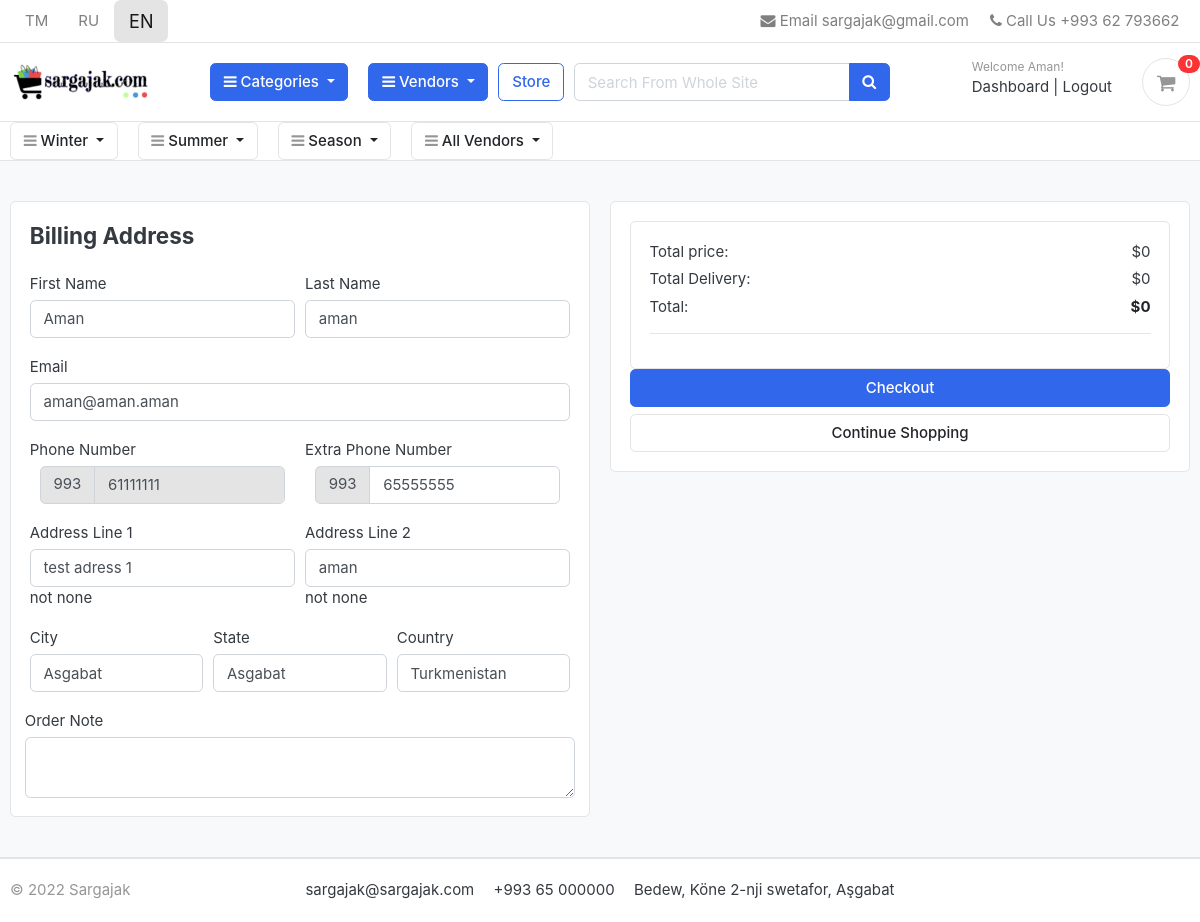
Page /en/cart/checkout/ (signed in) on the committed database.
### accounts/models.py (models this page shows, shortened)
class Account(AbstractBaseUser):
    first_name      = models.CharField(max_length=50)
    last_name       = models.CharField(max_length=50)
    username       = models.CharField(max_length=50, unique=True)
    email           = models.EmailField(max_length=100, unique=True)
    phone_number    = models.CharField(max_length=50, unique=True)
    date_joined     = models.DateTimeField(auto_now_add=True)
    last_login      = models.DateTimeField(auto_now_add=True)
    is_admin        = models.BooleanField(default=False)
    is_staff        = models.BooleanField(default=False)
    is_active       = models.BooleanField(default=False)
    is_superadmin   = models.BooleanField(default=False)
    is_vendor       = models.BooleanField(default=False)
    USERNAME_FIELD  = 'phone_number'
    REQUIRED_FIELDS = ['first_name', 'last_name', 'email', 'username']
    objects = MyAccountManager()

class BillingAddress(models.Model):
    user            = models.OneToOneField(Account, on_delete=models.CASCADE)
    phone_extra     = models.CharField(max_length=15, blank=True, null=True, default='')
    address_line_1  = models.CharField(max_length=50)
    address_line_2  = models.CharField(max_length=50, blank=True, null=True, default='')
    city            = models.CharField(max_length=50)
    state           = models.CharField(max_length=50, blank=True, null=True, default='')
    country         = models.CharField(max_length=50, blank=True, default='Turkmenistan')

### category/models.py (models this page shows, shortened)
class Category(MPTTModel):
    name = models.CharField(max_length=50)
    parent = TreeForeignKey('self', on_delete=models.CASCADE, null=True, blank=True, related_name='children')
    slug = models.SlugField(max_length=100, unique=True, blank=True)
    description = models.TextField(max_length=250, blank=True)
    image = ResizedImageField(size=[500,500], upload_to='photos/categories', default='photos/categories/default.jpg', blank=True, null=True)
    class Meta:
        verbose_name = 'category'
        verbose_name_plural = 'categories'
        constraints = [UniqueConstraint(fields=['parent', 'slug'], name='parentslug'),]
    class MPTTMeta:
        order_insertion_by = ['name']
    def get_url(self):
        return reverse('products_by_category', args=[self.get_slug_list()[-1],])
    def get_slug_list(self):
        try:
            ancestors = self.get_ancestors(include_self=True)
        except:
            ancestors = []
        else:
            ancestors = [i.slug for i in ancestors]
        slugs = []
        for i in range(len(ancestors)):
            slugs.append('/'.join(ancestors[:i+1]))
        return slugs

### carts/views.py (the view, shortened to what this page needs)
# urls.py: path('checkout/', views.checkout, name='checkout'),
@login_required(login_url='login')
def checkout(request, total=0, quantity=0, cart_items=None):
    current_user = request.user
    try:
        billingaddress = BillingAddress.objects.get(user=current_user)
    except:
        billingaddresses = BillingAddress.objects.filter(user=current_user)
        for billaddr in billingaddresses:
            billaddr.delete()
        billingaddress = BillingAddress()
        billingaddress.user = current_user
        billingaddress.save()
    try:
        tax = 0
        grand_total = 0
        if request.user.is_authenticated:
            cart_items = CartItem.objects.filter(user=request.user, is_active=True)
            vendors_dict = cart_vendor_info(cart_items=cart_items, user=request.user)
        else:
            cart = Cart.objects.get(cart_id=_cart_id(request))
            cart_items = CartItem.objects.filter(cart=cart, is_active=True)
            vendors_dict = cart_vendor_info(cart_items=cart_items, cart=cart)
        total_delivery = 0
        for v in vendors_dict:
            total_delivery += vendors_dict[v]['delivery']
        tax = (2 * total)/100
        grand_total = total + total_delivery
    except ObjectDoesNotExist:
        pass
    context = {
        'vendors_dict':vendors_dict,
        'cart_items':cart_items,
        'total':total,
        'quantity':quantity,
        'total_delivery':total_delivery,
        'grand_total':grand_total,
        'billingaddress':billingaddress,
    }
    return render(request, 'store/checkout.html', context)

### templates/store/checkout.html (shortened to what this page needs)
{% extends 'base.html' %}
{% load i18n %}
{% load static %}
{% block content %}
<section class="section-content padding-y bg">
    <div class="container">
    <div class="row">
        <aside class="col-lg-6">
            <div class="card">
                <div class="card-body">
            <form action="{% url 'place_order' %}" method="POST">
            <h4 class="card-title mb-4">{% translate 'Billing Address' %}</h4>
                <div class="form-row">
                    <div class="col form-group">
                        <label for="">{% translate 'First Name' %}</label>
                        <input type="text" name="first_name" class="form-control" value="{{ request.user.first_name }}" required>
                    </div>
                    <div class="col form-group">
                        <label for="">{% translate 'Last Name' %}</label>
                        <input type="text" name="last_name" class="form-control" value="{{ request.user.last_name }}" required>
                    </div>
                </div>
                <div class="form-row">
                    <div class="col form-group">
                        <label for="">{% translate 'Email' %}</label>
                        <input type="email" name="email" class="form-control"
                        value="{% if not request.user.email == 'None' %} {{ request.user.email }}{% endif %}">
                    </div>
                </div>
                    <div class="form-row">
                        <div class="col form-group">
                            <label for="">{% translate 'Phone Number' %}</label>
                            <div class="input-group col">
                                <div class="input-group-prepend">
                                    <div class="input-group-text">993</div>
                                </div>
                                <input type="tel" class="form-control" pattern="6[1-5]{1}[0-9]{6}" readonly
                                value="{{request.user.phone_number}}" name="phone_number">
                            </div>
                        </div>
                    <div class="col form-group">
                        <label for="">{% translate 'Extra Phone Number' %}</label>
                        <div class="input-group col">
                            <div class="input-group-prepend">
                                <div class="input-group-text">993</div>
                            </div>
                            <input type="tel" class="form-control" pattern="6[1-5]{1}[0-9]{6}"
                            value="{% if not billingaddress.phone_extra == 'None' %}{{ billingaddress.phone_extra }}{% endif %}" name="phone_extra">
                        </div>
                    </div>
                </div>
                <div class="form-row">
                    <div class="col form-group">
                        <label for="">{% translate 'Address Line 1' %}</label>
                        <input type="text" name="address_line_1" class="form-control"
                        value="{% if not billingaddress.address_line_1 == 'None' %}{{ billingaddress.address_line_1 }}{% endif %}" required>
                        {% if billingaddress.address_line_1 == 'None' %} none {% else %} not none {% endif %}
                    </div>
                    <div class="col form-group">
                        <label for="">{% translate 'Address Line 2' %}</label>
                        <input type="text" name="address_line_2" class="form-control"
                        value="{% if not billingaddress.address_line_2 == 'None' %}{{ billingaddress.address_line_2 }}{% endif %}" >
                        {% if billingaddress.address_line_2 == 'None' %} none {% else %} not none {% endif %}
                    </div>
                </div>
                <div class="form-row">
                    <div class="col form-group">
                        <label for="">{% translate 'City' %}</label>
                        <input type="text" name="city" class="form-control" required
                        value="{% if not billingaddress.city == 'None' %}{{ billingaddress.city }}{% endif %}">
                    </div>
                    <div class="col form-group">
                        <label for="">{% translate 'State' %}</label>
                        <input type="text" name="state" class="form-control"
                        value="{% if not billingaddress.state == 'None' %}{{ billingaddress.state }}{% endif %}">
                    </div>
                    <div class="col form-group">
                        <label for="">{% translate 'Country' %}</label>
                        <input type="text" name="country" class="form-control"
                        value="{% if not billingaddress.country == 'None' %}{{ billingaddress.country }}{% endif %}">
                    </div>
                </div>
                <div class="form-row">
                    <label for="">{% translate 'Order Note' %}</label>
                    <textarea name="order_note" rows="2"class=" form-control"></textarea>
                </div>
            </div>
        </div>
    </aside>
    <aside class="col-lg-6">
        <div class="card">
            <div class="card-body">
                <div class="card">
                    <div class="card-body">
                        <dl class="dlist-align">
                          <dt>{% translate 'Total price:' %}</dt>
                          <dd class="text-right">${{ total }}</dd>
                        </dl>
                        <dl class="dlist-align">
                          <dt>{% translate 'Total Delivery:' %}</dt>
                          <dd class="text-right"> ${{ total_delivery }}</dd>
                        </dl>
                        <dl class="dlist-align">
                          <dt>{% translate 'Total:' %}</dt>
                          <dd class="text-right text-dark b"><strong>${{ grand_total }}</strong></dd>
                        </dl>
                        <hr>
                    </div>
                    </div>
                <button type="submit" name="submit"  class="btn btn-primary btn-block">{% translate 'Checkout' %}</button>
                <a href="{% url 'store' %}" class="btn btn-light btn-block">{% translate 'Continue Shopping' %}</a>
            </div>
        </div>
    </aside>
</div>
</div>
</section>
{% endblock %}

### templates/includes/navbar.html (shortened to what this page needs)
{% load i18n %}
{% load static %}
{% load mptt_tags %}
<header class="section-header">
    <nav class="navbar p-md-0 navbar-expand-sm navbar-light border-bottom">
    <div class="container">
                <div class="row col-4 align-items-center">
                    <a href="/tk/{{request.get_full_path|slice:"4:"}}" class="nav-link {% if LANGUAGE_CODE == 'tk' %} active btn-lg bg-light {% endif %}">TM</a>
                    <a href="/ru/{{request.get_full_path|slice:"4:"}}" class="nav-link {% if LANGUAGE_CODE == 'ru' %} active btn-lg bg-light {% endif %}">RU</a>
                    <a href="/en/{{request.get_full_path|slice:"4:"}}" class="nav-link {% if LANGUAGE_CODE == 'en' %} active btn-lg bg-light {% endif %}">EN</a>
                </div>
        <ul class="navbar-nav">
            <li><a href="#" class="nav-link"> <i class="fa fa-envelope"></i> {% translate 'Email' %} sargajak@gmail.com</a></li>
            <li><a href="#" class="nav-link"> <i class="fa fa-phone"></i> {% translate 'Call Us' %} +993 62 793662</a></li>
        </ul>
      </div>
    </nav>
    <section class="header-main border-bottom">
        <div class="container">
    <div class="row align-items-center">
        <div class="col-lg-2 col-md-3 col-6">
            <a href="{% url 'home' %}" class="brand-wrap">
                <img class="logo" src="{% static 'images/sargajaklogo.png' %}">
            </a>
        </div>
        <div class="col-lg col-sm col-md col-6 flex-grow-0">
            <div class="category-wrap dropdown d-inline-block float-right">
                <button type="button" class="btn btn-primary dropdown-toggle" data-toggle="dropdown">
                    <i class="fa fa-bars"></i> {% translate 'Categories' %}
                </button>
            </div>
        </div>
        <div class="col-lg col-sm col-md col-6 flex-grow-0">
            <div class="category-wrap dropdown d-inline-block float-right">
                <button type="button" class="btn btn-primary dropdown-toggle" data-toggle="dropdown">
                    <i class="fa fa-bars"></i> {% translate 'Vendors' %}
                </button>
            </div>
        </div>
        <a href="{% url 'store' %}" class="btn btn-outline-primary">{% translate 'Store' %}</a>
        <div class="col-lg  col-md-6 col-sm-12 col">
            <form action="{%url 'store' %}" class="search" method="GET">
                <div class="input-group w-100">
                    <input type="text" class="form-control" style="width:60%;" placeholder="{% translate 'Search From Whole Site' %}" name="search"
                        {% if request.GET.search %} value="{{ request.GET.search}}" {% endif %}>
                    <div class="input-group-append">
                      <button class="btn btn-primary" type="submit">
                        <i class="fa fa-search"></i>
                      </button>
                    </div>
                </div>
            </form>
        </div>
        <div class="col-lg-3 col-sm-6 col-8 order-2 order-lg-3">
                    <div class="d-flex justify-content-end mb-3 mb-lg-0">
                        <div class="widget-header">
                            {% if user.id is None %}
                            <small class="title text-muted">{% translate 'Welcome guest!' %}</small>
                            <div>
                                <a href="{% url 'login' %}">{% translate 'Sign in' %}</a> <span class="dark-transp"> | </span>
                                <a href="{% url 'registration' %}"> {% translate 'Register' %}</a>
                            </div>
                            {% else %}
                            <small class="title text-muted">{% translate 'Welcome' %} {{user.first_name}}!</small>
                            <div>
                                <a href="{% url 'dashboard' %}">{% translate 'Dashboard' %}</a> <span class="dark-transp"> | </span>
                                <a href="{% url 'logout' %}"> {% translate 'Logout' %}</a>
                            </div>
                            {% endif %}
                        </div>
                        <a href="{% url 'cart' %}" class="widget-header pl-3 ml-3">
                            <div class="icon icon-sm rounded-circle border"><i class="fa fa-shopping-cart"></i></div>
                            <span class="badge badge-pill badge-danger notify">{{cart_count}}</span>
                        </a>
                    </div>
                </div>
    </div>
        </div>
    </section>
    <section class="header-main border-bottom p-0">
        <div class="container">
            <div class="row">
                {% for root in root_categories %}
                <div class="col-lg col-sm col-md col flex-grow-0">
                    <div class="category-wrap dropdown d-inline-block">
                        <button type="button" class="btn btn-light dropdown-toggle" data-toggle="dropdown">
                            <i class="fa fa-bars"></i> {{root.name}}
                        </button>
                    </div>
                </div>
                {% endfor %}
        <div class="col-lg col-sm col-md col flex-grow-0">
            <div class="category-wrap dropdown d-inline-block">
                <button type="button" class="btn btn-light dropdown-toggle" data-toggle="dropdown">
                    <i class="fa fa-bars"></i> {% translate 'All Vendors' %}
                </button>
            </div>
        </div>
    </div>
</div>
    </section>
    </header>

### rows in the picture
Account: first_name "Aman", last_name "aman", email "aman@aman.aman", phone_number "61111111"
Category: name "Winter"
Category: name "Summer"
Category: name "Season"
BillingAddress: phone_extra "65555555", address_line_1 "test adress 1", address_line_2 "aman", city "Asgabat", state "Asgabat", country "Turkmenistan"

### other values in the picture
{{ cart_count }} "0"
{{ total }} "0"
{{ total_delivery }} "0"
{{ grand_total }} "0"
